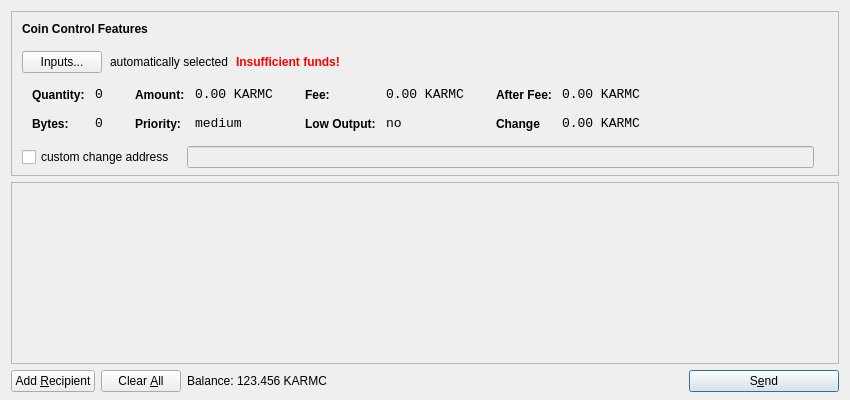
<?xml version="1.0" encoding="UTF-8"?>
<ui version="4.0">
 <class>SendCoinsDialog</class>
 <widget class="QDialog" name="SendCoinsDialog">
  <property name="geometry">
   <rect>
    <x>0</x>
    <y>0</y>
    <width>850</width>
    <height>400</height>
   </rect>
  </property>
  <property name="windowTitle">
   <string>Send Coins</string>
  </property>
  <layout class="QVBoxLayout" name="verticalLayout" stretch="0,1,0">
   <property name="bottomMargin">
    <number>8</number>
   </property>
   <item>
    <widget class="QFrame" name="frameCoinControl">
     <property name="sizePolicy">
      <sizepolicy hsizetype="Expanding" vsizetype="Expanding">
       <horstretch>0</horstretch>
       <verstretch>0</verstretch>
      </sizepolicy>
     </property>
     <property name="maximumSize">
      <size>
       <width>16777215</width>
       <height>16777215</height>
      </size>
     </property>
     <property name="frameShape">
      <enum>QFrame::StyledPanel</enum>
     </property>
     <property name="frameShadow">
      <enum>QFrame::Sunken</enum>
     </property>
     <layout class="QVBoxLayout" name="verticalLayoutCoinControl2">
      <property name="spacing">
       <number>-1</number>
      </property>
      <property name="leftMargin">
       <number>0</number>
      </property>
      <property name="topMargin">
       <number>0</number>
      </property>
      <property name="rightMargin">
       <number>0</number>
      </property>
      <property name="bottomMargin">
       <number>6</number>
      </property>
      <item>
       <layout class="QVBoxLayout" name="verticalLayoutCoinControl" stretch="0,0,0,0,1">
        <property name="spacing">
         <number>0</number>
        </property>
        <property name="leftMargin">
         <number>10</number>
        </property>
        <property name="topMargin">
         <number>10</number>
        </property>
        <item>
         <layout class="QHBoxLayout" name="horizontalLayoutCoinControl1">
          <property name="bottomMargin">
           <number>15</number>
          </property>
          <item>
           <widget class="QLabel" name="labelCoinControlFeatures">
            <property name="sizePolicy">
             <sizepolicy hsizetype="Preferred" vsizetype="Maximum">
              <horstretch>0</horstretch>
              <verstretch>0</verstretch>
             </sizepolicy>
            </property>
            <property name="font">
             <font>
              <weight>75</weight>
              <bold>true</bold>
             </font>
            </property>
            <property name="styleSheet">
             <string notr="true">font-weight:bold;</string>
            </property>
            <property name="text">
             <string>Coin Control Features</string>
            </property>
           </widget>
          </item>
         </layout>
        </item>
        <item>
         <layout class="QHBoxLayout" name="horizontalLayoutCoinControl2" stretch="0,0,0,0">
          <property name="spacing">
           <number>8</number>
          </property>
          <property name="bottomMargin">
           <number>10</number>
          </property>
          <item>
           <widget class="QPushButton" name="pushButtonCoinControl">
            <property name="styleSheet">
             <string notr="true"/>
            </property>
            <property name="text">
             <string>Inputs...</string>
            </property>
           </widget>
          </item>
          <item>
           <widget class="QLabel" name="labelCoinControlAutomaticallySelected">
            <property name="text">
             <string>automatically selected</string>
            </property>
            <property name="margin">
             <number>5</number>
            </property>
           </widget>
          </item>
          <item>
           <widget class="QLabel" name="labelCoinControlInsuffFunds">
            <property name="font">
             <font>
              <weight>75</weight>
              <bold>true</bold>
             </font>
            </property>
            <property name="styleSheet">
             <string notr="true">color:red;font-weight:bold;</string>
            </property>
            <property name="text">
             <string>Insufficient funds!</string>
            </property>
            <property name="margin">
             <number>5</number>
            </property>
           </widget>
          </item>
          <item>
           <spacer name="horizontalSpacerCoinControl">
            <property name="orientation">
             <enum>Qt::Horizontal</enum>
            </property>
            <property name="sizeHint" stdset="0">
             <size>
              <width>40</width>
              <height>1</height>
             </size>
            </property>
           </spacer>
          </item>
         </layout>
        </item>
        <item>
         <widget class="QWidget" name="widgetCoinControl" native="true">
          <property name="sizePolicy">
           <sizepolicy hsizetype="Preferred" vsizetype="Preferred">
            <horstretch>0</horstretch>
            <verstretch>0</verstretch>
           </sizepolicy>
          </property>
          <property name="minimumSize">
           <size>
            <width>0</width>
            <height>0</height>
           </size>
          </property>
          <property name="styleSheet">
           <string notr="true"/>
          </property>
          <layout class="QHBoxLayout" name="horizontalLayoutCoinControl5">
           <property name="margin">
            <number>0</number>
           </property>
           <item>
            <layout class="QHBoxLayout" name="horizontalLayoutCoinControl3" stretch="0,0,0,1">
             <property name="spacing">
              <number>20</number>
             </property>
             <property name="topMargin">
              <number>0</number>
             </property>
             <property name="bottomMargin">
              <number>10</number>
             </property>
             <item>
              <layout class="QFormLayout" name="formLayoutCoinControl1">
               <property name="horizontalSpacing">
                <number>10</number>
               </property>
               <property name="verticalSpacing">
                <number>14</number>
               </property>
               <property name="leftMargin">
                <number>10</number>
               </property>
               <property name="topMargin">
                <number>4</number>
               </property>
               <property name="rightMargin">
                <number>6</number>
               </property>
               <item row="0" column="0">
                <widget class="QLabel" name="labelCoinControlQuantityText">
                 <property name="styleSheet">
                  <string notr="true">font-weight:bold;</string>
                 </property>
                 <property name="text">
                  <string>Quantity:</string>
                 </property>
                 <property name="margin">
                  <number>0</number>
                 </property>
                </widget>
               </item>
               <item row="0" column="1">
                <widget class="QLabel" name="labelCoinControlQuantity">
                 <property name="font">
                  <font>
                   <family>Monospace</family>
                   <pointsize>10</pointsize>
                  </font>
                 </property>
                 <property name="cursor">
                  <cursorShape>IBeamCursor</cursorShape>
                 </property>
                 <property name="contextMenuPolicy">
                  <enum>Qt::ActionsContextMenu</enum>
                 </property>
                 <property name="text">
                  <string>0</string>
                 </property>
                 <property name="margin">
                  <number>0</number>
                 </property>
                 <property name="textInteractionFlags">
                  <set>Qt::LinksAccessibleByMouse|Qt::TextSelectableByKeyboard|Qt::TextSelectableByMouse</set>
                 </property>
                </widget>
               </item>
               <item row="1" column="0">
                <widget class="QLabel" name="labelCoinControlBytesText">
                 <property name="styleSheet">
                  <string notr="true">font-weight:bold;</string>
                 </property>
                 <property name="text">
                  <string>Bytes:</string>
                 </property>
                </widget>
               </item>
               <item row="1" column="1">
                <widget class="QLabel" name="labelCoinControlBytes">
                 <property name="font">
                  <font>
                   <family>Monospace</family>
                   <pointsize>10</pointsize>
                  </font>
                 </property>
                 <property name="cursor">
                  <cursorShape>IBeamCursor</cursorShape>
                 </property>
                 <property name="contextMenuPolicy">
                  <enum>Qt::ActionsContextMenu</enum>
                 </property>
                 <property name="text">
                  <string>0</string>
                 </property>
                 <property name="textInteractionFlags">
                  <set>Qt::LinksAccessibleByMouse|Qt::TextSelectableByKeyboard|Qt::TextSelectableByMouse</set>
                 </property>
                </widget>
               </item>
              </layout>
             </item>
             <item>
              <layout class="QFormLayout" name="formLayoutCoinControl2">
               <property name="horizontalSpacing">
                <number>10</number>
               </property>
               <property name="verticalSpacing">
                <number>14</number>
               </property>
               <property name="leftMargin">
                <number>6</number>
               </property>
               <property name="topMargin">
                <number>4</number>
               </property>
               <property name="rightMargin">
                <number>6</number>
               </property>
               <item row="0" column="0">
                <widget class="QLabel" name="labelCoinControlAmountText">
                 <property name="styleSheet">
                  <string notr="true">font-weight:bold;</string>
                 </property>
                 <property name="text">
                  <string>Amount:</string>
                 </property>
                 <property name="margin">
                  <number>0</number>
                 </property>
                </widget>
               </item>
               <item row="0" column="1">
                <widget class="QLabel" name="labelCoinControlAmount">
                 <property name="font">
                  <font>
                   <family>Monospace</family>
                   <pointsize>10</pointsize>
                  </font>
                 </property>
                 <property name="cursor">
                  <cursorShape>IBeamCursor</cursorShape>
                 </property>
                 <property name="contextMenuPolicy">
                  <enum>Qt::ActionsContextMenu</enum>
                 </property>
                 <property name="text">
                  <string notr="true">0.00 KARMC</string>
                 </property>
                 <property name="textInteractionFlags">
                  <set>Qt::LinksAccessibleByMouse|Qt::TextSelectableByKeyboard|Qt::TextSelectableByMouse</set>
                 </property>
                </widget>
               </item>
               <item row="1" column="0">
                <widget class="QLabel" name="labelCoinControlPriorityText">
                 <property name="styleSheet">
                  <string notr="true">font-weight:bold;</string>
                 </property>
                 <property name="text">
                  <string>Priority:</string>
                 </property>
                </widget>
               </item>
               <item row="1" column="1">
                <widget class="QLabel" name="labelCoinControlPriority">
                 <property name="font">
                  <font>
                   <family>Monospace</family>
                   <pointsize>10</pointsize>
                  </font>
                 </property>
                 <property name="cursor">
                  <cursorShape>IBeamCursor</cursorShape>
                 </property>
                 <property name="contextMenuPolicy">
                  <enum>Qt::ActionsContextMenu</enum>
                 </property>
                 <property name="text">
                  <string>medium</string>
                 </property>
                 <property name="textInteractionFlags">
                  <set>Qt::LinksAccessibleByMouse|Qt::TextSelectableByKeyboard|Qt::TextSelectableByMouse</set>
                 </property>
                </widget>
               </item>
              </layout>
             </item>
             <item>
              <layout class="QFormLayout" name="formLayoutCoinControl3">
               <property name="horizontalSpacing">
                <number>10</number>
               </property>
               <property name="verticalSpacing">
                <number>14</number>
               </property>
               <property name="leftMargin">
                <number>6</number>
               </property>
               <property name="topMargin">
                <number>4</number>
               </property>
               <property name="rightMargin">
                <number>6</number>
               </property>
               <item row="0" column="0">
                <widget class="QLabel" name="labelCoinControlFeeText">
                 <property name="styleSheet">
                  <string notr="true">font-weight:bold;</string>
                 </property>
                 <property name="text">
                  <string>Fee:</string>
                 </property>
                 <property name="margin">
                  <number>0</number>
                 </property>
                </widget>
               </item>
               <item row="0" column="1">
                <widget class="QLabel" name="labelCoinControlFee">
                 <property name="font">
                  <font>
                   <family>Monospace</family>
                   <pointsize>10</pointsize>
                  </font>
                 </property>
                 <property name="cursor">
                  <cursorShape>IBeamCursor</cursorShape>
                 </property>
                 <property name="contextMenuPolicy">
                  <enum>Qt::ActionsContextMenu</enum>
                 </property>
                 <property name="text">
                  <string notr="true">0.00 KARMC</string>
                 </property>
                 <property name="textInteractionFlags">
                  <set>Qt::LinksAccessibleByMouse|Qt::TextSelectableByKeyboard|Qt::TextSelectableByMouse</set>
                 </property>
                </widget>
               </item>
               <item row="1" column="0">
                <widget class="QLabel" name="labelCoinControlLowOutputText">
                 <property name="styleSheet">
                  <string notr="true">font-weight:bold;</string>
                 </property>
                 <property name="text">
                  <string>Low Output:</string>
                 </property>
                </widget>
               </item>
               <item row="1" column="1">
                <widget class="QLabel" name="labelCoinControlLowOutput">
                 <property name="font">
                  <font>
                   <family>Monospace</family>
                   <pointsize>10</pointsize>
                  </font>
                 </property>
                 <property name="cursor">
                  <cursorShape>IBeamCursor</cursorShape>
                 </property>
                 <property name="contextMenuPolicy">
                  <enum>Qt::ActionsContextMenu</enum>
                 </property>
                 <property name="text">
                  <string>no</string>
                 </property>
                 <property name="textInteractionFlags">
                  <set>Qt::LinksAccessibleByMouse|Qt::TextSelectableByKeyboard|Qt::TextSelectableByMouse</set>
                 </property>
                </widget>
               </item>
              </layout>
             </item>
             <item>
              <layout class="QFormLayout" name="formLayoutCoinControl4">
               <property name="horizontalSpacing">
                <number>10</number>
               </property>
               <property name="verticalSpacing">
                <number>14</number>
               </property>
               <property name="leftMargin">
                <number>6</number>
               </property>
               <property name="topMargin">
                <number>4</number>
               </property>
               <property name="rightMargin">
                <number>6</number>
               </property>
               <item row="0" column="0">
                <widget class="QLabel" name="labelCoinControlAfterFeeText">
                 <property name="styleSheet">
                  <string notr="true">font-weight:bold;</string>
                 </property>
                 <property name="text">
                  <string>After Fee:</string>
                 </property>
                 <property name="margin">
                  <number>0</number>
                 </property>
                </widget>
               </item>
               <item row="0" column="1">
                <widget class="QLabel" name="labelCoinControlAfterFee">
                 <property name="font">
                  <font>
                   <family>Monospace</family>
                   <pointsize>10</pointsize>
                  </font>
                 </property>
                 <property name="cursor">
                  <cursorShape>IBeamCursor</cursorShape>
                 </property>
                 <property name="contextMenuPolicy">
                  <enum>Qt::ActionsContextMenu</enum>
                 </property>
                 <property name="text">
                  <string notr="true">0.00 KARMC</string>
                 </property>
                 <property name="textInteractionFlags">
                  <set>Qt::LinksAccessibleByMouse|Qt::TextSelectableByKeyboard|Qt::TextSelectableByMouse</set>
                 </property>
                </widget>
               </item>
               <item row="1" column="0">
                <widget class="QLabel" name="labelCoinControlChangeText">
                 <property name="styleSheet">
                  <string notr="true">font-weight:bold;</string>
                 </property>
                 <property name="text">
                  <string>Change</string>
                 </property>
                </widget>
               </item>
               <item row="1" column="1">
                <widget class="QLabel" name="labelCoinControlChange">
                 <property name="font">
                  <font>
                   <family>Monospace</family>
                   <pointsize>10</pointsize>
                  </font>
                 </property>
                 <property name="cursor">
                  <cursorShape>IBeamCursor</cursorShape>
                 </property>
                 <property name="contextMenuPolicy">
                  <enum>Qt::ActionsContextMenu</enum>
                 </property>
                 <property name="text">
                  <string notr="true">0.00 KARMC</string>
                 </property>
                 <property name="textInteractionFlags">
                  <set>Qt::LinksAccessibleByMouse|Qt::TextSelectableByKeyboard|Qt::TextSelectableByMouse</set>
                 </property>
                </widget>
               </item>
              </layout>
             </item>
            </layout>
           </item>
          </layout>
         </widget>
        </item>
        <item>
         <layout class="QHBoxLayout" name="horizontalLayoutCoinControl4" stretch="0,0,0">
          <property name="spacing">
           <number>12</number>
          </property>
          <property name="sizeConstraint">
           <enum>QLayout::SetDefaultConstraint</enum>
          </property>
          <property name="topMargin">
           <number>5</number>
          </property>
          <property name="rightMargin">
           <number>5</number>
          </property>
          <item>
           <widget class="QCheckBox" name="checkBoxCoinControlChange">
            <property name="text">
             <string>custom change address</string>
            </property>
           </widget>
          </item>
          <item>
           <widget class="QLineEdit" name="lineEditCoinControlChange">
            <property name="enabled">
             <bool>false</bool>
            </property>
            <property name="sizePolicy">
             <sizepolicy hsizetype="Expanding" vsizetype="Fixed">
              <horstretch>0</horstretch>
              <verstretch>0</verstretch>
             </sizepolicy>
            </property>
           </widget>
          </item>
          <item>
           <widget class="QLabel" name="labelCoinControlChangeLabel">
            <property name="sizePolicy">
             <sizepolicy hsizetype="Preferred" vsizetype="Expanding">
              <horstretch>0</horstretch>
              <verstretch>0</verstretch>
             </sizepolicy>
            </property>
            <property name="minimumSize">
             <size>
              <width>0</width>
              <height>0</height>
             </size>
            </property>
            <property name="text">
             <string/>
            </property>
            <property name="margin">
             <number>3</number>
            </property>
           </widget>
          </item>
         </layout>
        </item>
        <item>
         <spacer name="verticalSpacerCoinControl">
          <property name="orientation">
           <enum>Qt::Vertical</enum>
          </property>
          <property name="sizeHint" stdset="0">
           <size>
            <width>800</width>
            <height>1</height>
           </size>
          </property>
         </spacer>
        </item>
       </layout>
      </item>
     </layout>
    </widget>
   </item>
   <item>
    <widget class="QScrollArea" name="scrollArea">
     <property name="widgetResizable">
      <bool>true</bool>
     </property>
     <widget class="QWidget" name="scrollAreaWidgetContents">
      <property name="geometry">
       <rect>
        <x>0</x>
        <y>0</y>
        <width>830</width>
        <height>165</height>
       </rect>
      </property>
      <layout class="QVBoxLayout" name="verticalLayout_2">
       <property name="margin">
        <number>0</number>
       </property>
       <item>
        <layout class="QVBoxLayout" name="entries">
         <property name="spacing">
          <number>6</number>
         </property>
        </layout>
       </item>
       <item>
        <spacer name="verticalSpacer">
         <property name="orientation">
          <enum>Qt::Vertical</enum>
         </property>
         <property name="sizeHint" stdset="0">
          <size>
           <width>20</width>
           <height>40</height>
          </size>
         </property>
        </spacer>
       </item>
      </layout>
     </widget>
    </widget>
   </item>
   <item>
    <layout class="QHBoxLayout" name="horizontalLayout">
     <item>
      <widget class="QPushButton" name="addButton">
       <property name="toolTip">
        <string>Send to multiple recipients at once</string>
       </property>
       <property name="text">
        <string>Add &amp;Recipient</string>
       </property>
       <property name="autoDefault">
        <bool>false</bool>
       </property>
      </widget>
     </item>
     <item>
      <widget class="QPushButton" name="clearButton">
       <property name="sizePolicy">
        <sizepolicy hsizetype="Minimum" vsizetype="Fixed">
         <horstretch>0</horstretch>
         <verstretch>0</verstretch>
        </sizepolicy>
       </property>
       <property name="toolTip">
        <string>Remove all transaction fields</string>
       </property>
       <property name="text">
        <string>Clear &amp;All</string>
       </property>
       <property name="autoRepeatDelay">
        <number>300</number>
       </property>
       <property name="autoDefault">
        <bool>false</bool>
       </property>
      </widget>
     </item>
     <item>
      <layout class="QHBoxLayout" name="horizontalLayout_2">
       <property name="spacing">
        <number>3</number>
       </property>
       <item>
        <widget class="QLabel" name="label">
         <property name="sizePolicy">
          <sizepolicy hsizetype="Preferred" vsizetype="Fixed">
           <horstretch>0</horstretch>
           <verstretch>0</verstretch>
          </sizepolicy>
         </property>
         <property name="text">
          <string>Balance:</string>
         </property>
        </widget>
       </item>
       <item>
        <widget class="QLabel" name="labelBalance">
         <property name="sizePolicy">
          <sizepolicy hsizetype="Preferred" vsizetype="Fixed">
           <horstretch>0</horstretch>
           <verstretch>0</verstretch>
          </sizepolicy>
         </property>
         <property name="cursor">
          <cursorShape>IBeamCursor</cursorShape>
         </property>
         <property name="text">
          <string notr="true">123.456 KARMC</string>
         </property>
         <property name="textInteractionFlags">
          <set>Qt::LinksAccessibleByMouse|Qt::TextSelectableByKeyboard|Qt::TextSelectableByMouse</set>
         </property>
        </widget>
       </item>
      </layout>
     </item>
     <item>
      <spacer name="horizontalSpacer">
       <property name="orientation">
        <enum>Qt::Horizontal</enum>
       </property>
       <property name="sizeHint" stdset="0">
        <size>
         <width>40</width>
         <height>20</height>
        </size>
       </property>
      </spacer>
     </item>
     <item>
      <widget class="QPushButton" name="sendButton">
       <property name="minimumSize">
        <size>
         <width>150</width>
         <height>0</height>
        </size>
       </property>
       <property name="toolTip">
        <string>Confirm the send action</string>
       </property>
       <property name="text">
        <string>S&amp;end</string>
       </property>
       <property name="icon">
        <iconset resource="../bitcoin.qrc">
         <normaloff>:/icons/send</normaloff>:/icons/send</iconset>
       </property>
       <property name="default">
        <bool>true</bool>
       </property>
      </widget>
     </item>
    </layout>
   </item>
  </layout>
 </widget>
 <resources>
  <include location="../bitcoin.qrc"/>
 </resources>
 <connections/>
</ui>
